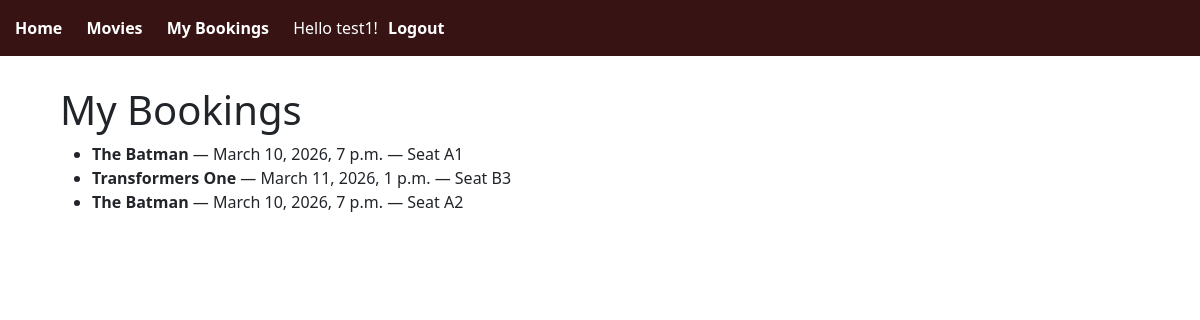
Page /bookings-page/ (signed in) on the committed database.
### bookings/models.py (models this page shows, shortened)
class Booking(models.Model):
    seat = models.ForeignKey(Seat, on_delete=models.CASCADE)
    user = models.ForeignKey(User, on_delete=models.CASCADE)
    booking_date = models.DateTimeField(auto_now_add=True)

class Seat(models.Model):
    showing = models.ForeignKey(Showing, on_delete=models.CASCADE)
    seat_number = models.CharField(max_length=5)
    booking_status = models.BooleanField()

class Showing(models.Model):
    movie = models.ForeignKey(Movie, on_delete=models.CASCADE)
    start_time = models.DateTimeField()

class Movie(models.Model):
    title = models.CharField(max_length=190)
    description = models.TextField()
    release_date = models.DateField()
    duration = models.PositiveIntegerField(help_text="Time in minutes")

### bookings/views.py (the view)
# urls.py: path('bookings-page/', views.booking_history, name='booking_history'),
@login_required
def booking_history(request):
    bookings = Booking.objects.filter(user=request.user).select_related(
        'seat__showing__movie',
        'seat__showing',
        'seat'
    )
    return render(request, 'bookings/booking_history.html', {'bookings': bookings})

### bookings/templates/bookings/booking_history.html
<!DOCTYPE html>
{% extends "bookings/base.html" %}
{% block content %}
<html>
<body>
    <h1>My Bookings</h1>
    <ul>
      {% for b in bookings %}
        <li>
          <strong>{{ b.seat.showing.movie.title }}</strong>
          — {{ b.seat.showing.start_time }}
          — Seat {{ b.seat.seat_number }}
        </li>
      {% empty %}
        <li>No bookings yet.</li>
      {% endfor %}
    </ul>
</body>
</html>
{% endblock %}

### bookings/templates/bookings/base.html (shortened to what this page needs)
<!DOCTYPE html>
<html>
<head>
    <link href="https://cdn.jsdelivr.net/npm/bootstrap@5.3.2/dist/css/bootstrap.min.css" rel="stylesheet">
</head>
<body>
    <nav>
        <a href="/">Home</a>
        <a href="/movies-page/">Movies</a>
        <a href="/bookings-page/">My Bookings</a>
        {% if user.is_authenticated %}
            <span style="color: white;">Hello {{ user.username }}!</span>
            <form action="{% url 'logout' %}" method="post" style="display:inline;">
                <button type="submit" style="background:none;border:none;color:white;font-weight:bold;cursor:pointer;">
                Logout
                </button>
            </form>
        {% else %}
            <a href="/accounts/login/">Login</a>
            <a href="/signup/">Sign Up</a>
        {% endif %}
    </nav>
    <div class="container">
        {% block content %}
        {% endblock %}
    </div>
    </body>
</html>

### bookings/templates/bookings/base.html (style rules this page uses)
nav { background-color: #371313; padding: 15px; }
nav a { color: white; text-decoration: none; margin-right: 20px; font-weight: bold; }
.container { padding: 30px; }

### rows in the picture
Booking: seat.showing.movie "The Batman", seat.showing.start_time "March 10, 2026, 7 p.m.", seat.seat_number "A1"
Booking: seat.showing.movie "Transformers One", seat.showing.start_time "March 11, 2026, 1 p.m.", seat.seat_number "B3"
Booking: seat.showing.movie "The Batman", seat.showing.start_time "March 10, 2026, 7 p.m.", seat.seat_number "A2"

### other values in the picture
{{ user.username }} "test1"
